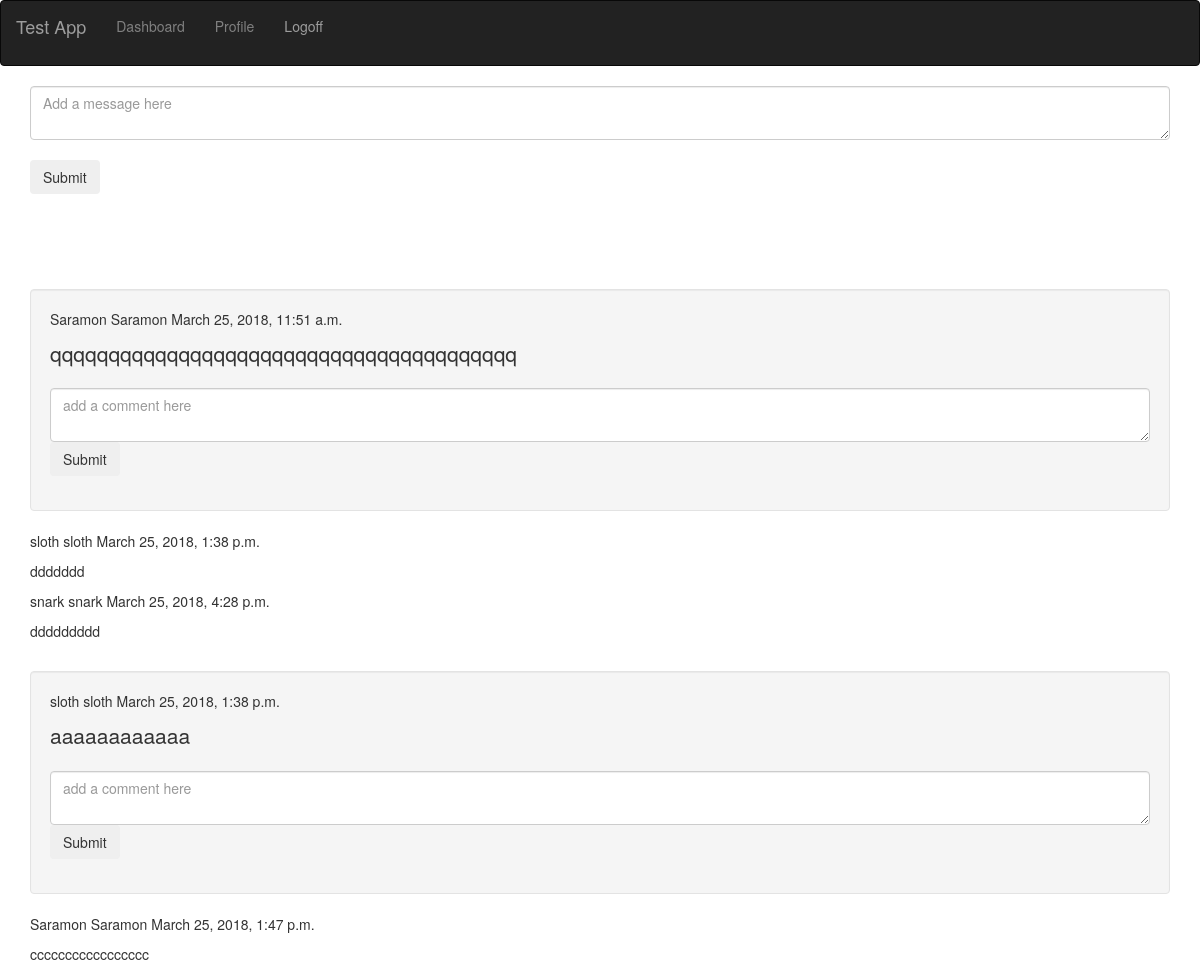
The app's page /users/show/9/ (signed in), older data.
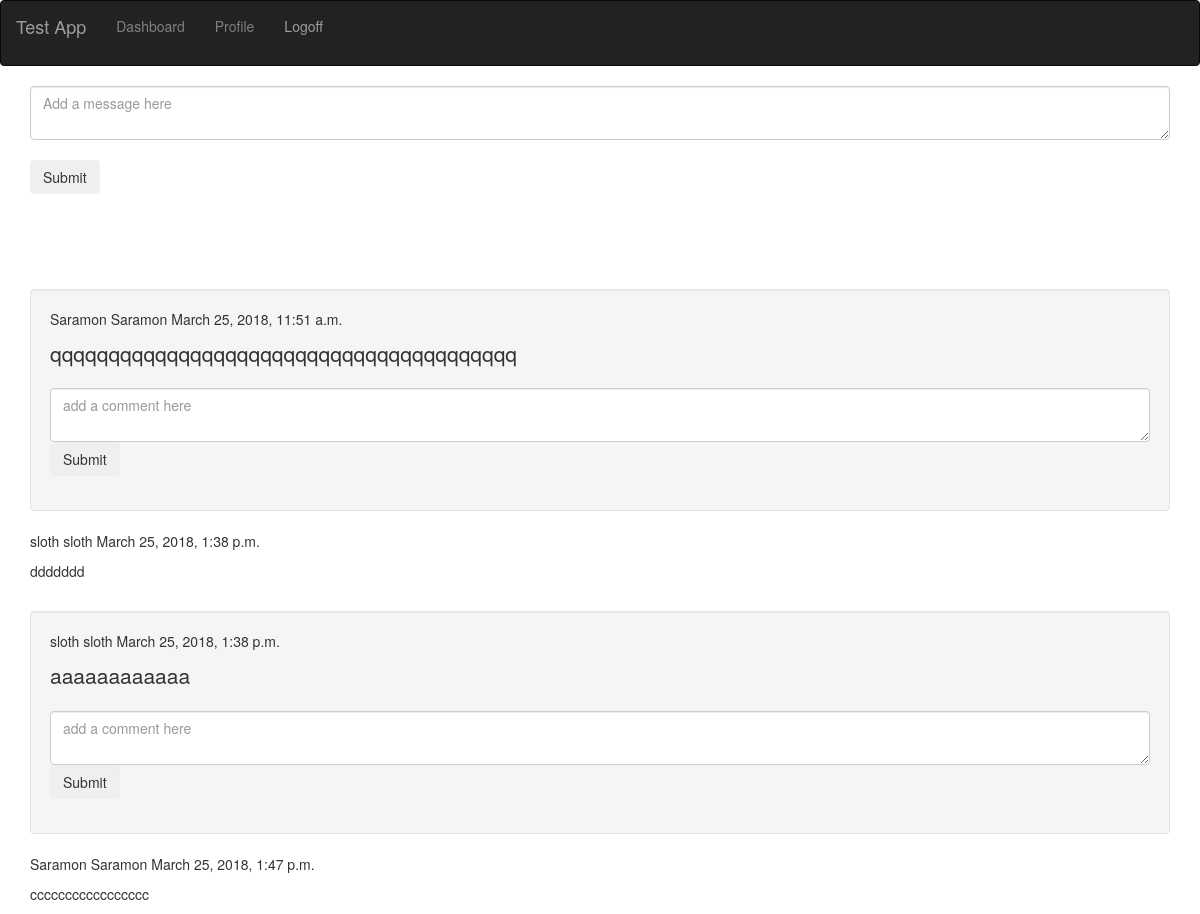
The same page, newer data.
### apps/login/models.py (models this page shows)
class Users(models.Model):
    first_name = models.CharField(max_length=255)
    last_name = models.CharField(max_length=255)
    email = models.CharField(max_length=255)
    password = models.CharField(max_length=255)
    created_at = models.DateTimeField(auto_now_add=True)
    user_level = models.CharField(max_length=255)
    description = models.TextField(max_length=1000)
    objects = UsersManager()

class Messages(models.Model):
    message = models.TextField(max_length=1000)
    user_message_id = models.ForeignKey(Users, related_name="messages")
    created_at = models.DateTimeField(auto_now_add=True)
    objects = MessagesManager()

class Comments(models.Model):
    comment = models.TextField(max_length=1000)
    user_comment_id = models.ForeignKey(Users, related_name="comments")
    user_message_id = models.ForeignKey(Messages, related_name="comments")
    created_at = models.DateTimeField(auto_now_add=True)
    objects = CommentsManager()

### apps/users/views.py (the view)
# urls.py: url(r'^show/(?P<id>\d+)/', views.show),
def show(request,id):
    if request.session['status'] == False:
        return redirect('/')
    messages = Messages.objects.all()
    m1 = list(messages)
    m2 = []
    for message in m1:
        m_dict = {}
        user = Users.objects.filter(id=message.user_message_id.id)
        m_dict['first_name'] = user[0].first_name
        m_dict['last_name'] = user[0].last_name
        m_dict['message'] = message.message
        m_dict['id'] = message.id
        m_dict['created_at'] = message.created_at
        m2.append(m_dict)
    for message in m2:
        comment_dict = {}
        print message
        comments = Comments.objects.filter(user_message_id = message['id'])
        comment_dict['comment_list'] = list(comments)
        message['comments'] = comment_dict
    context = { 'm_list':m2}
    return render(request, 'users/show_user.html', context)

### apps/users/templates/users/show_user.html (shortened to what this page needs)
<html>
  <head>
    <link rel="stylesheet" href="https://maxcdn.bootstrapcdn.com/bootstrap/3.3.7/css/bootstrap.min.css">
      {% load static %}
    <link rel="stylesheet" href="{% static 'login/css/style.css' %}" media="screen" title="no title"  charset="utf-8">
  </head>
    <body>
    <nav class="navbar navbar-inverse">
      <div class="container-fluid">
        <div class="navbar-header">
          <a class="navbar-brand" href="/">Test App</a>
        </div>
      <ul class="nav navbar-nav">
        <li>
          <form action="/dashboard/decision/" method="post">
              <input type="submit" value="Dashboard" style="border:none;background:none;color:gray;padding:15px;">
          </form>
        </li>
        <li>
          <form action="/users/decision/{{request.session.id}}/" method="post">
            <input type="submit" value="Profile" style="border:none;background:none;color:gray;padding:15px;">
          </form>
        </li>
        <li><a href="/users/logoff">Logoff</a></li>
      </ul>
      </div>
    </nav>
    <div class="container">
          <div class="form-group">
	    <form action='/users/{{request.session.id}}/create_message/' method='post'>
              <textarea name='message' class="form-control" placeholder="Add a message here"></textarea>
              <br>
              <input class="btn" type='submit' id='button' value='Submit'>
            </form>
          </div>
        <br>
    </div>
    <div class="container">
        <br>
        <br>
        {% for m in m_list %}
        <br>
          <div class="well">
             <p>{{m.first_name}} {{ m.last_name }} {{ m.created_at}}</p>
             <p class="lead">{{ m.message}}</p>
             <div class="form-group">
	       <form action='/users/create_comment/{{m.id}}/{{request.session.id}}/' method='post'>
                 <textarea name='comment' class="form-control" placeholder="add a comment here"></textarea>
                 <input class='btn' type='submit' id='button' value='Submit'>
               </form>
             </div>
           </div>
        {% if m.comments %}
        {% for comment in m.comments.comment_list %}
           <div class="col-lg col-centered">
             <p>{{comment.user_comment_id.first_name}} {{comment.user_comment_id.last_name}} {{comment.created_at}}</p>
             <p>{{comment.comment}}</p>
           </div>
	{% endfor %}
        {% endif %}
      {% endfor %}
  </div>
  </body>
</html>

Row changes from the older to the newer data that the page shows:
removed Comments: user_comment_id.first_name "snark", user_comment_id.last_name "snark", created_at "March 25, 2018, 4:28 p.m.", comment "ddddddddd", shown under "Saramon"
